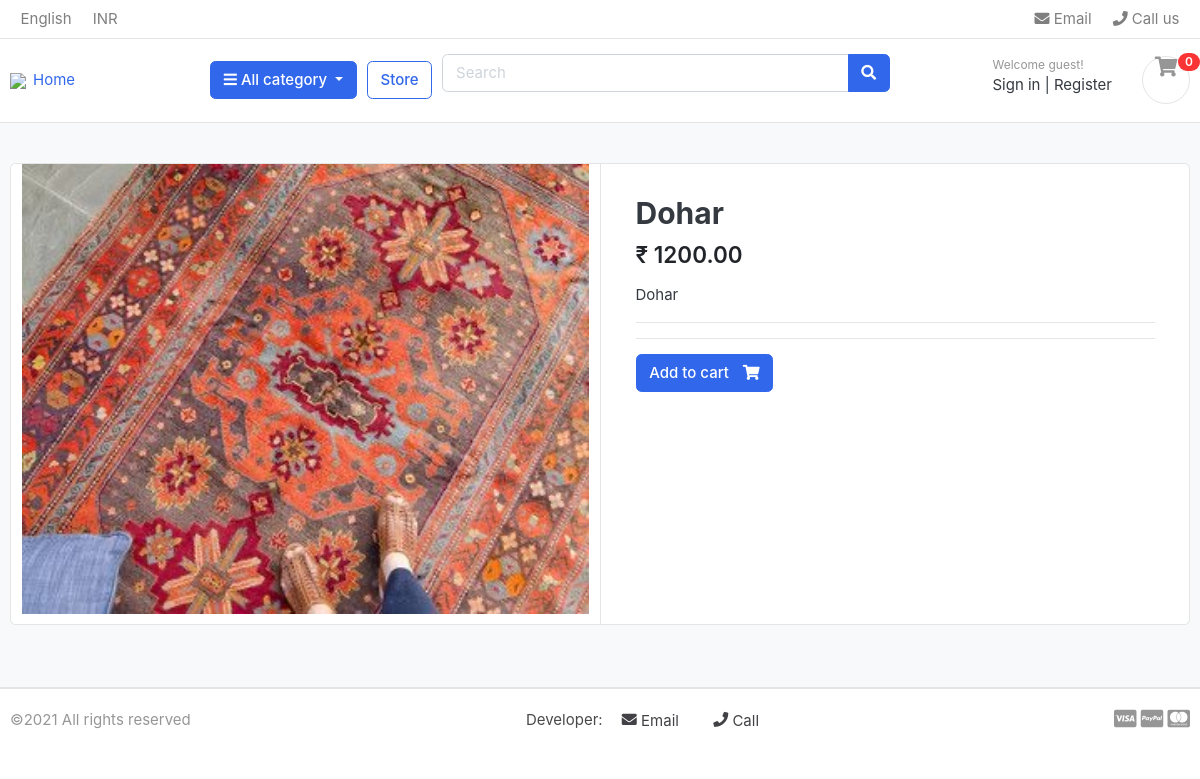
/shop/category/terracota/Dohar/, run on the app's committed database.
### shop/models.py (models this page shows, shortened)
class Product(models.Model):
    items = models.CharField(max_length=120)
    slug = models.SlugField (verbose_name = "slug",allow_unicode = True,unique=True,blank = True,null = True)
    price = models.DecimalField(max_digits=10,decimal_places=2)
    discounted_price = models.DecimalField(max_digits=10,decimal_places=2)
    description = models.TextField()
    image = models.ImageField(max_length=300,upload_to="product_images")
    stock = models.IntegerField(default=0)
    is_available = models.BooleanField(default=True)
    category = models.ForeignKey(Category, on_delete=models.CASCADE)
    created_date = models.DateTimeField(auto_now=True)
    modified_date = models.DateTimeField(auto_now=True)

### shop/views.py (the view)
# urls.py: path("category/<slug:category_slug>/<slug:product_slug>/",views.product_detail,name="product_detail"),
def product_detail(request, category_slug, product_slug):
    try:
        single_product = Product.objects.get(category__slug = category_slug, slug = product_slug)
    except Exception as e:
        raise e
    context = {'single_product' : single_product,}
    return render(request, 'shop/product_detail.html',context)

### all_category/context_processors.py (called while the page is built)
def menu_links(request):
    links = Category.objects.all()
    return dict(links = links)

### all_category/models.py (called while the page is built)
    def get_url(self):
        return reverse('products_by_category',args = [self.slug])

### shop/templates/shop/product_detail.html
{% extends 'base.html' %} {% load static %} {% block content %}
<section class="section-content padding-y bg">
  <div class="container">
    <div class="card">
      <div class="row no-gutters">
        <aside class="col-md-6">
          <article class="gallery-wrap">
            <div class="img-big-wrap">
              <a href="#"><img src='{{ single_product.image.url }}' /></a>
            </div>
          </article>
        </aside>
        <main class="col-md-6 border-left">
          <article class="content-body">
            <h2 class="title">{{ single_product.items}}</h2>
            <div class="mb-3">
              <var class="price h4">&#8377 {{single_product.discounted_price}}</var>
            </div>
            <p>
              {{single_product.description}}
            </p>
            <hr />
            <hr />
            <a href="{%url 'cart'%}" class="btn btn-primary">
              <span class="text">Add to cart</span>
              <i class="fas fa-shopping-cart"></i>
            </a>
          </article>
        </main>
      </div>
    </div>
    <br />
  </div>
</section>
{% endblock %}

### shop/static/css/ui.css (style rules this page uses)
html { font-family: "Inter", sans-serif; font-size: 15px; }
.content-body { flex: 1 1 auto; padding: 2rem 2.3rem; }
.padding-y { padding-top: 40px; padding-bottom: 40px; }
var { font-style: normal; }
article:after, .form-group:after { display: block; clear: both; content: ""; }
.bg { background-color: #f8f9fa; }
.btn .text + i { margin-left: 10px; }
.price { font-weight: 600; color: #212529; }
.gallery-wrap .img-big-wrap { margin-bottom: 10px; border-radius: 0.37rem; overflow: hidden; background-color: #fff; }
.gallery-wrap .img-big-wrap a { text-align: center; display: block; }
.gallery-wrap .img-big-wrap img { height: 450px; width: auto; display: inline-block; }

### data on the page
Product: image (picture), items "Dohar", discounted_price "1200.00", description "Dohar"
